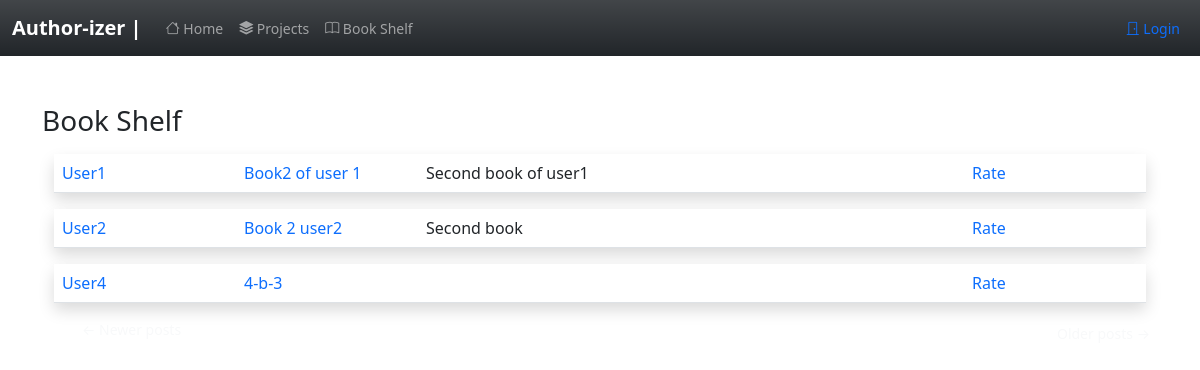
The page /completed on the database as committed earlier.
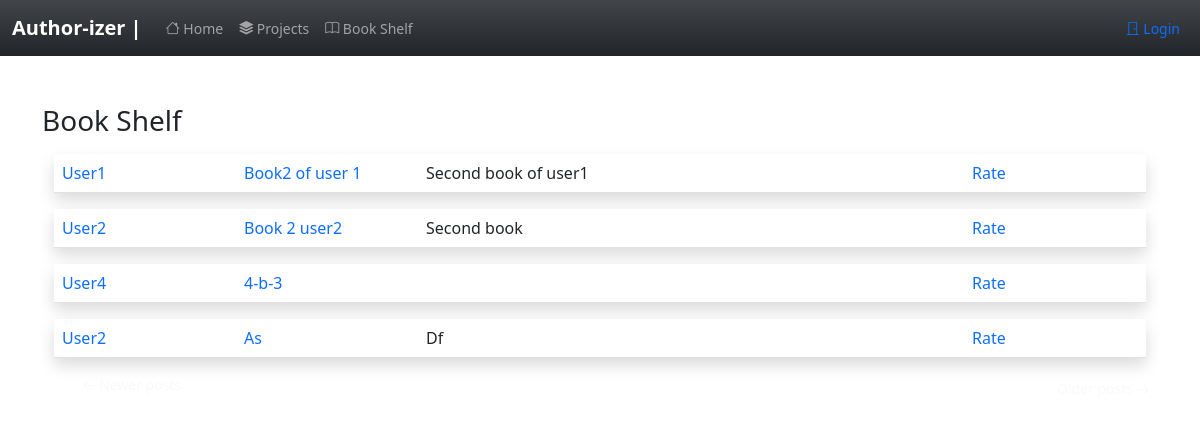
The same page on the database as committed later.
### app/models.py (models this page shows, shortened)
class SearchableMixin(object):
    @classmethod
    def search(cls, expression, page, per_page):
        ids, total = query_index(cls.__tablename__, expression, page, per_page)
        if total == 0:
            return cls.query.filter_by(id=0), 0
        when = []
        for i in range(len(ids)):
            when.append((ids[i], i))
        return cls.query.filter(cls.id.in_(ids)).order_by(
            db.case(when, value=cls.id)), total

class Post(SearchableMixin, db.Model):
    __searchable__ = ['body']
    id = db.Column(db.Integer, primary_key=True)
    body = db.Column(db.Text)
    title= db.Column(db.String(140))
    subtitle=db.Column(db.String(200))
    timestamp = db.Column(db.DateTime, index=True, default=datetime.utcnow)
    user_id = db.Column(db.Integer, db.ForeignKey('user.id', ondelete="CASCADE"))
    contributes = db.relationship('Contribute', backref='contrib', lazy='dynamic')
    completed= db.Column(db.Boolean, default=False)

class User(UserMixin, db.Model):
    id = db.Column(db.Integer, primary_key=True )
    username = db.Column(db.String(64), index=True, unique=True)
    email = db.Column(db.String(120), index=True, unique=True)
    password_hash = db.Column(db.String(128))
    posts = db.relationship('Post', backref='author', lazy='dynamic')
    about_me = db.Column(db.String(140))
    last_seen = db.Column(db.DateTime, default=datetime.utcnow)
    followed = db.relationship(
        'User', secondary=followers,
        primaryjoin=(followers.c.follower_id == id),
        secondaryjoin=(followers.c.followed_id == id),
        backref=db.backref('followers', lazy='dynamic'), lazy='dynamic')

### app/routes.py (the view)
@app.route('/completed')
def completed():
    page = request.args.get('page', 1, type=int)
    posts = Post.query.filter_by(completed=1).paginate(
        page, app.config['POSTS_PER_PAGE'], False)
    next_url = url_for('completed', page=posts.next_num) \
        if posts.has_next else None
    prev_url = url_for('completed', page=posts.prev_num) \
        if posts.has_prev else None
    return render_template('completed.html', user=user, posts=posts.items,
                           next_url=next_url, prev_url=prev_url)

### app/routes.py (called while the page is built)
@app.before_request
def before_request():
    if current_user.is_authenticated:
        current_user.last_seen = datetime.utcnow()
        db.session.commit()
        g.search_form = SearchForm()

### app/templates/completed.html
{% extends "base.html" %}
{% import 'bootstrap/form.html' as wtf %}
{% block app_content %}
<h3>Book Shelf</h3>
{% for post in posts %}
{%if post.completed==1 %}
        {% include '_post.html' %}
{%endif%}
{% endfor %}
<nav aria-label="...">
    <ul class="pager">
        {% if not prev_url %}
        <li class='btn-sm rounded-pill btn-outline-light d-inline'>
            <a type="button" class="btn-outline-light text-decoration-none" href="{{ prev_url or '#' }}">
                <span aria-hidden="true">&larr;</span> Newer posts
            </a>
        </li>
        {%elif prev_url%}
        <li class="btn-sm rounded-pill btn-secondary d-inline">
            <a type="button" class="btn-outline-light text-decoration-none" href="{{ prev_url or '#' }}">
                <span aria-hidden="true">&larr;</span> Newer posts
            </a>
        </li>
        {% endif %}
        {% if not next_url %}
        <li  class='btn-sm rounded-pill btn-outline-light d-inline float-end' >
            <a type="button" class="btn-outline-light text-decoration-none " href="{{ next_url or '#' }}">
                Older posts <span aria-hidden="true">&rarr;</span>
            </a>
        </li>
        {%elif next_url%}
        <li  class="btn-sm rounded-pill btn-secondary d-inline float-end ">
            <a type="button" class="btn-outline-light text-decoration-none " href="{{ next_url or '#' }}">
                Older posts <span aria-hidden="true">&rarr;</span>
            </a>
        </li>
        {% endif %}
    </ul>
</nav>
{% endblock %}

### app/templates/_post.html (shortened to what this page needs)
<div class="container mt-3 ">
<table class="table table-hover ">
    <tr class=' shadow p-3 mb-5 bg-body '>
        <td class=" col-sm-2  ">
            <a class= "text-decoration-none" href="{{ url_for('user', username=post.author.username) }}">
                {{ post.author.username.capitalize() }}
            </a>
        </td>
        <td class="col-sm-2">
            <a class= "text-decoration-none" href="{{ url_for('read_post', id=post.id) }}">
            {{ post.title.capitalize() }}
            </a>
        </td>
        <td class="col-sm-2 ">
            {{ post.subtitle.capitalize() }}
        </td>
        <td class="col -sm-2">
        </td>
        <td class="col-sm-2 ">
            {%if post.author.username != current_user.username and post.completed %}
            <div class="row">
                <div class="col-auto">
                    <a class= "text-decoration-none" href="{{url_for('rate' , id=post.id)}}"> Rate</a>
                </div>
            </div>
            {%endif %}
        </td>
    </tr>
</table>
</div>

Rows that differ between the two databases and show on the page:
now on this page (row edited): Post: author.username "User2", title "As", subtitle "Df"
